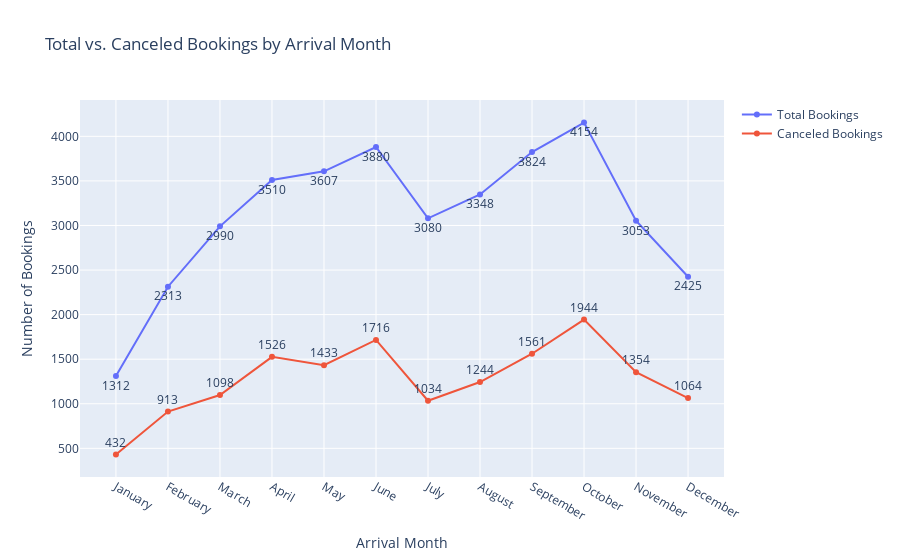

The notebook cell saved with this chart:
### Markdown cell above
# **5. Create Line Chart for Total Bookings & Canceled Bookings by Month**

### Code cell
import pandas as pd
import matplotlib.pyplot as plt
import seaborn as sns

try:
    df = pd.read_csv("city_hotel_bookings_cleaned - Copy.csv")
except FileNotFoundError:
    print("Error: File not found. Please check the file name and path.")
    exit()

# Convert is_canceled to numeric (0 and 1) if it's not already
df['is_canceled'] = pd.to_numeric(df['is_canceled'])

# Group by arrival month and count total and canceled bookings
monthly_bookings = df.groupby('arrival_date_month').size().reset_index(name='total_bookings')
monthly_cancellations = df[df['is_canceled'] == 1].groupby('arrival_date_month').size().reset_index(name='canceled_bookings')

# Merge the two dataframes
monthly_data = pd.merge(monthly_bookings, monthly_cancellations, on='arrival_date_month', how='left').fillna(0) #fillna to handle months with no cancellations

# Order the months correctly
month_order = ['January', 'February', 'March', 'April', 'May', 'June', 'July', 'August', 'September', 'October', 'November', 'December']
monthly_data['arrival_date_month'] = pd.Categorical(monthly_data['arrival_date_month'], categories=month_order, ordered=True)
monthly_data = monthly_data.sort_values('arrival_date_month')

# Create the line chart
plt.figure(figsize=(12, 6))
sns.lineplot(x='arrival_date_month', y='total_bookings', data=monthly_data, marker='o', label='Total Bookings')
sns.lineplot(x='arrival_date_month', y='canceled_bookings', data=monthly_data, marker='o', label='Canceled Bookings')

# Add numbers to the lines
for index, row in monthly_data.iterrows():
    plt.text(row['arrival_date_month'], row['total_bookings'], int(row['total_bookings']), ha='center', va='bottom')
    plt.text(row['arrival_date_month'], row['canceled_bookings'], int(row['canceled_bookings']), ha='center', va='top')

plt.xlabel('Arrival Month')
plt.ylabel('Number of Bookings')
plt.title('Total vs. Canceled Bookings by Arrival Month')
plt.xticks(rotation=45, ha='right')  # Rotate x-axis labels for readability
plt.legend()
plt.tight_layout() # Adjust layout to prevent labels from overlapping
plt.show()


#Alternative with Plotly for interactivity:
import plotly.graph_objects as go

fig = go.Figure()

fig.add_trace(go.Scatter(x=monthly_data['arrival_date_month'], y=monthly_data['total_bookings'], mode='lines+markers+text', name='Total Bookings',
                         text=monthly_data['total_bookings'], textposition="bottom center"))
fig.add_trace(go.Scatter(x=monthly_data['arrival_date_month'], y=monthly_data['canceled_bookings'], mode='lines+markers+text', name='Canceled Bookings',
                         text=monthly_data['canceled_bookings'], textposition="top center"))

fig.update_layout(title='Total vs. Canceled Bookings by Arrival Month',
                  xaxis_title='Arrival Month',
                  yaxis_title='Number of Bookings',
                  xaxis={'categoryorder':'array', 'categoryarray':month_order}) #Correct ordering with plotly
fig.show()

### Figure 1 — Plotly figure (JSON) as saved in the notebook; plotly's stock layout.template omitted (floating-point values rounded to 4 significant figures)
{"data": [{"mode": "lines+markers+text", "name": "Total Bookings", "text": [1312, 2313, 2990, 3510, 3607, 3880, 3080, 3348, 3824, 4154, 3053, 2425], "textposition": "bottom center", "x": ["January", "February", "March", "April", "May", "June", "July", "August", "September", "October", "November", "December"], "y": [1312, 2313, 2990, 3510, 3607, 3880, 3080, 3348, 3824, 4154, 3053, 2425], "type": "scatter"}, {"mode": "lines+markers+text", "name": "Canceled Bookings", "text": [432, 913, 1098, 1526, 1433, 1716, 1034, 1244, 1561, 1944, 1354, 1064], "textposition": "top center", "x": ["January", "February", "March", "April", "May", "June", "July", "August", "September", "October", "November", "December"], "y": [432, 913, 1098, 1526, 1433, 1716, 1034, 1244, 1561, 1944, 1354, 1064], "type": "scatter"}], "layout": {"xaxis": {"title": {"text": "Arrival Month"}, "categoryorder": "array", "categoryarray": ["January", "February", "March", "April", "May", "June", "July", "August", "September", "October", "November", "December"]}, "title": {"text": "Total vs. Canceled Bookings by Arrival Month"}, "yaxis": {"title": {"text": "Number of Bookings"}}}}
